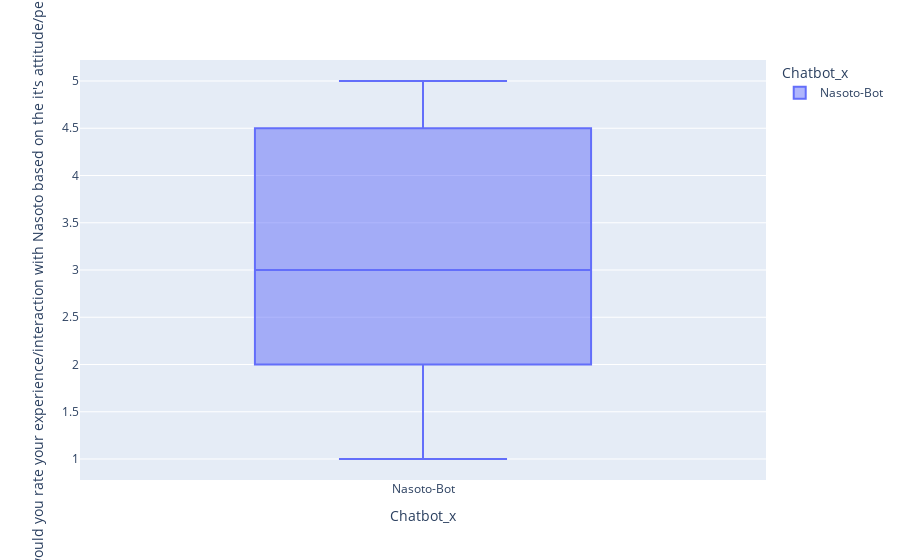

Notebook cell for this chart:
### Markdown cell above
## BoxPlot Rating of Personality

### Code cell
fig = px.box(df_merged , "Chatbot_x", "How would you rate your experience/interaction with Nasoto based on the it's attitude/personality?", "Chatbot_x")
fig.update_traces(quartilemethod="exclusive") # or "inclusive", or "linear" by default
fig.show()

### Figure 1 — Plotly figure (JSON) as saved in the notebook; plotly's stock layout.template omitted (floating-point values rounded to 4 significant figures)
{"data": [{"alignmentgroup": "True", "hovertemplate": "Chatbot_x=%{x}<br>How would you rate your experience/interaction with Nasoto based on the it's attitude/personality?=%{y}<extra></extra>", "legendgroup": "Nasoto-Bot", "marker": {"color": "#636efa"}, "name": "Nasoto-Bot", "notched": false, "offsetgroup": "Nasoto-Bot", "orientation": "v", "quartilemethod": "exclusive", "showlegend": true, "type": "box", "x": ["Nasoto-Bot", "Nasoto-Bot", "Nasoto-Bot", "Nasoto-Bot", "Nasoto-Bot", "Nasoto-Bot", "Nasoto-Bot", "Nasoto-Bot", "Nasoto-Bot", "Nasoto-Bot", "Nasoto-Bot", "Nasoto-Bot", "Nasoto-Bot", "Nasoto-Bot", "Nasoto-Bot", "Nasoto-Bot", "Nasoto-Bot", "Nasoto-Bot", "Nasoto-Bot", "Nasoto-Bot"], "x0": " ", "xaxis": "x", "y": [5, 3, 3, 2, 5, 1, 2, 2, 5, 3, 3, 2, 2, 5, 4, 4, 5, 2, 3, 3], "y0": " ", "yaxis": "y"}], "layout": {"boxmode": "group", "legend": {"title": {"text": "Chatbot_x"}, "tracegroupgap": 0}, "margin": {"t": 60}, "xaxis": {"anchor": "y", "categoryarray": ["Nasoto-Bot"], "categoryorder": "array", "domain": [0, 1], "title": {"text": "Chatbot_x"}}, "yaxis": {"anchor": "x", "domain": [0, 1], "title": {"text": "How would you rate your experience/interaction with Nasoto based on the it's attitude/personality?"}}}}
